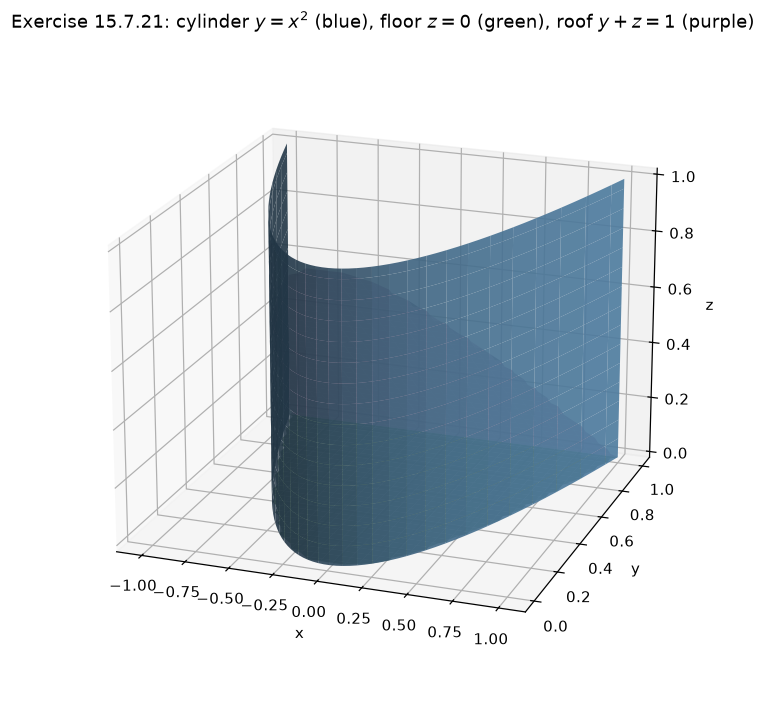

The Python source for this figure:
"""Fig 1: 3D solid for 15.7.21: cylinder y=x^2, floor z=0, slanted roof y+z=1."""
import numpy as np
import matplotlib
matplotlib.use("Agg")
import matplotlib.pyplot as plt

fig = plt.figure(figsize=(8, 6.5))
ax = fig.add_subplot(111, projection="3d")

# cylinder side y = x^2, 0<=z<=1-x^2
xs = np.linspace(-1, 1, 60)
zs = np.linspace(0, 1, 30)
XS, ZS = np.meshgrid(xs, zs, indexing="ij")
ax.plot_surface(XS, XS**2, ZS, alpha=0.9, color="#66a3d2", rstride=2, cstride=2)

# floor (z=0) and roof (z=1-y) over the region x^2<=y<=1  (NaN outside)
xg = np.linspace(-1, 1, 60)
yg = np.linspace(0, 1, 60)
XG, YG = np.meshgrid(xg, yg, indexing="ij")
m = XG**2 <= YG
Zfloor = np.where(m, 0.0, np.nan)
Zroof = np.where(m, 1.0 - YG, np.nan)
ax.plot_surface(XG, YG, Zfloor, alpha=0.85, color="#9ad0a0", rstride=2, cstride=2)
ax.plot_surface(XG, YG, Zroof, alpha=0.6, color="#c98ab8", rstride=2, cstride=2)
ax.set_xlabel("x"); ax.set_ylabel("y"); ax.set_zlabel("z")
ax.set_title(rf"Exercise 15.7.21: cylinder $y=x^2$ (blue), floor $z=0$ (green), roof $y+z=1$ (purple)")
ax.view_init(elev=20, azim=-70)
plt.tight_layout()
plt.savefig("D:/Program-Files/MCMA-Toolchain/dev-logs/.raw_data/dev-logs-20261110/dsh-qwen3.8-27b-hpc/calculus-15.7.21/solution/part1_figure1.png",
            dpi=110, bbox_inches="tight")
print("saved fig1")
